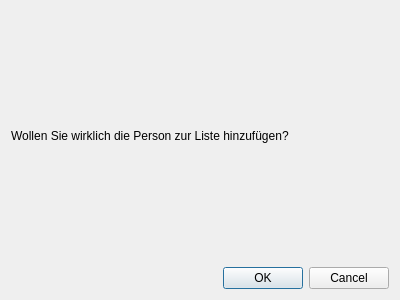
<?xml version="1.0" encoding="UTF-8"?>
<ui version="4.0">
 <class>personDialog</class>
 <widget class="QDialog" name="personDialog">
  <property name="geometry">
   <rect>
    <x>0</x>
    <y>0</y>
    <width>400</width>
    <height>300</height>
   </rect>
  </property>
  <property name="windowTitle">
   <string>Dialog</string>
  </property>
  <layout class="QVBoxLayout" name="verticalLayout">
   <item>
    <widget class="QLabel" name="bestaetigungPersonLabel">
     <property name="text">
      <string>Wollen Sie wirklich die Person zur Liste hinzufügen?</string>
     </property>
    </widget>
   </item>
   <item>
    <widget class="QDialogButtonBox" name="personButtonBox">
     <property name="orientation">
      <enum>Qt::Orientation::Horizontal</enum>
     </property>
     <property name="standardButtons">
      <set>QDialogButtonBox::StandardButton::Cancel|QDialogButtonBox::StandardButton::Ok</set>
     </property>
    </widget>
   </item>
  </layout>
 </widget>
 <resources/>
 <connections>
  <connection>
   <sender>personButtonBox</sender>
   <signal>accepted()</signal>
   <receiver>personDialog</receiver>
   <slot>accept()</slot>
   <hints>
    <hint type="sourcelabel">
     <x>248</x>
     <y>254</y>
    </hint>
    <hint type="destinationlabel">
     <x>157</x>
     <y>274</y>
    </hint>
   </hints>
  </connection>
  <connection>
   <sender>personButtonBox</sender>
   <signal>rejected()</signal>
   <receiver>personDialog</receiver>
   <slot>reject()</slot>
   <hints>
    <hint type="sourcelabel">
     <x>316</x>
     <y>260</y>
    </hint>
    <hint type="destinationlabel">
     <x>286</x>
     <y>274</y>
    </hint>
   </hints>
  </connection>
 </connections>
</ui>
